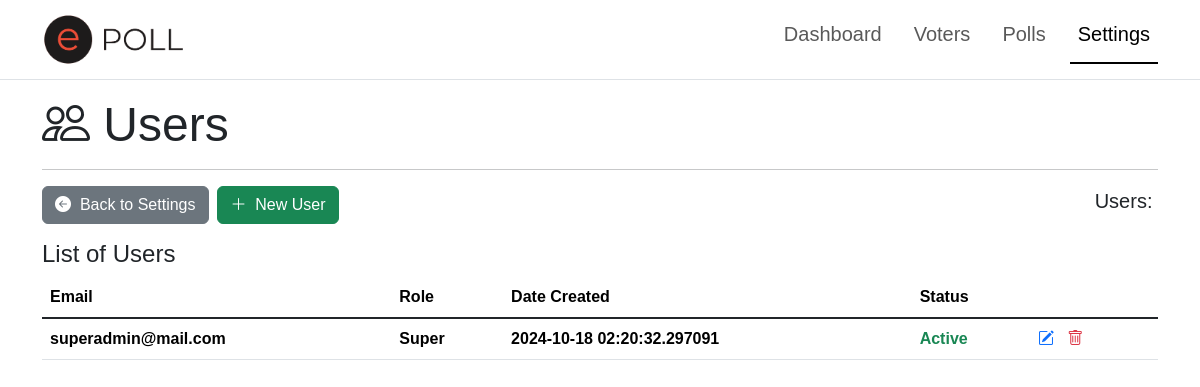
The app's page /settings/users/ with its own data.
### app/models.py (models this page shows, shortened)
class User(UserMixin, db.Model):
    __tablename__ = "users"
    id = db.Column(db.String(36), primary_key=True, default=generate_uuid)
    email = db.Column(db.String(100), unique=True, nullable=False)
    password = db.Column(db.String(100), nullable=False)
    status = db.Column(db.Enum(UserStatus), nullable=False, default=UserStatus.ACTIVE)
    created_at = db.Column(db.DateTime, nullable=False)
    updated_at = db.Column(db.DateTime(timezone=True), onupdate=db.func.now())
    last_login = db.Column(db.DateTime, nullable=True)
    roles = db.relationship('Role', secondary='user_roles', back_populates='users')
    voters = db.relationship('Voter', backref='user', lazy=True)

class Role(RoleMixin, db.Model):
    __tablename__ = "roles"
    id = db.Column(db.String(36), primary_key=True, default=generate_uuid)
    name = db.Column(db.String(20), nullable=False, unique=True)
    description = db.Column(db.String(120))
    created_at = db.Column(db.DateTime, nullable=False, default=datetime.now())
    updated_at = db.Column(db.DateTime(timezone=True), onupdate=db.func.now())
    permissions = db.relationship('Permission', secondary='role_permissions', back_populates='roles')
    users = db.relationship('User', secondary='user_roles', back_populates='roles')

### app/settings.py (the view)
@sbp.route('/users/')
def users():
    page = request.args.get('page', 1, type=int)
    page_size = request.args.get('page_size', 20, type=int)  # Get page size from query params or default to 20
    system_users = User.query.order_by(User.created_at.desc()).paginate(page=page, per_page=page_size)
    if not system_users:
        flash('No User records added Yet!', 'warning')
    return render_template('admin/settings/user/list.html', title='Users', system_users=system_users, SETTINGS=True)

### app/templates/admin/settings/user/list.html (shortened to what this page needs)
{% extends "shared/adminlayout.html" %}
{% block content %}
<div class="container">
    <h3 class="display-5"><i class="bi bi-people"></i>&nbsp;{{title}}</h3>
    <hr>
    <div class="row align-content-center mb-3">
        <div class="col text-start">
            <a href="{{ url_for('settings.index') }}" class="btn btn-secondary"><i class="bi bi-arrow-left-circle-fill"></i>&nbsp; Back to Settings</a>&nbsp;
            <a href="{{ url_for('settings.new_user') }}" class="btn btn-success"><i class="bi bi-plus-lg"></i>&nbsp; New User</a>
        </div>
        <div class="col text-end align-content-center">
            <h5>Users:&nbsp;<strong class="fst-italic"></strong></h4>
        </div>
    </div>
    <h4>List of {{title}}</h4>
    <div class="table-responsive">
        <table class="table table-hover align-content-center">
            <thead>
                <tr class="align-middle">
                    <th scope="col">Email</th>
                    <th scope="col">Role</th>
                    <th scope="col">Date Created</th>
                    <th scope="col">Status</th>
                    <th scope="col"></th>
                </tr>
            </thead>
            <tbody class="table-group-divider align-content-center">
                {% for user in system_users.items %}
                    <tr class="clickable-row align-middle" data-href="#">
                        <th scope="row">{{user.email}}</th>
                        <th scope="row">
                            {% if user.roles %}
                                {% for role in user.roles %}
                                    {{ role.name }}
                                {% endfor %}
                            {% else %}
                                <span>No roles assigned</span>
                            {% endif %}
                            </th>
                        <th scope="row">{{user.created_at}}</th>
                        <td scope="row">
                            <strong>
                                {% if user.status.value == 'Active' %}
                                <span class="text-success">{{user.status.value}}</span>
                                {% elif user.status.value == 'Pending' %}
                                <span class="text-primary">{{user.status.value}}</span>
                                {% elif user.status.value == 'Inactive' %}
                                <span class="text-secondary">{{user.status.value}}</span>
                                {% elif user.status.value == 'Suspended' %}
                                <span class="text-warning">{{user.status.value}}</span>
                                {% elif user.status.value == 'Banned' %}
                                <span class="text-danger">{{user.status.value}}</span>
                                {% endif %}
                            </strong>
                        </td>
                        <td scope="row">
                            <a href="{{ url_for('settings.edit_user', id=user.id) }}"><i class="bi bi-pencil-square text-primary"></i></a> &nbsp;
                            <a href="{{ url_for('settings.delete_user', id=user.id) }}"><i class="bi bi-trash text-danger"></i></a> &nbsp;
                        </td>
                    </tr>
                {% endfor %}
            </tbody>
        </table>
    </div>
</div>
{% endblock %}

### app/static/styles.css (style rules this page uses)
html { font-size: 14px; position: relative; }
@media (min-width: 768px) { html { font-size: 16px; } }
body { margin-bottom: 60px; scroll-behavior: smooth; font-family: Montserrat, sans-serif !important; }
.clickable-row { cursor: pointer; }

### records on screen
User: email "superadmin@mail.com", created_at "2024-10-18 02:20:32.297091", status.value "Active"
Role: name "Super"

### other values on screen
{{ title }} "Users"
